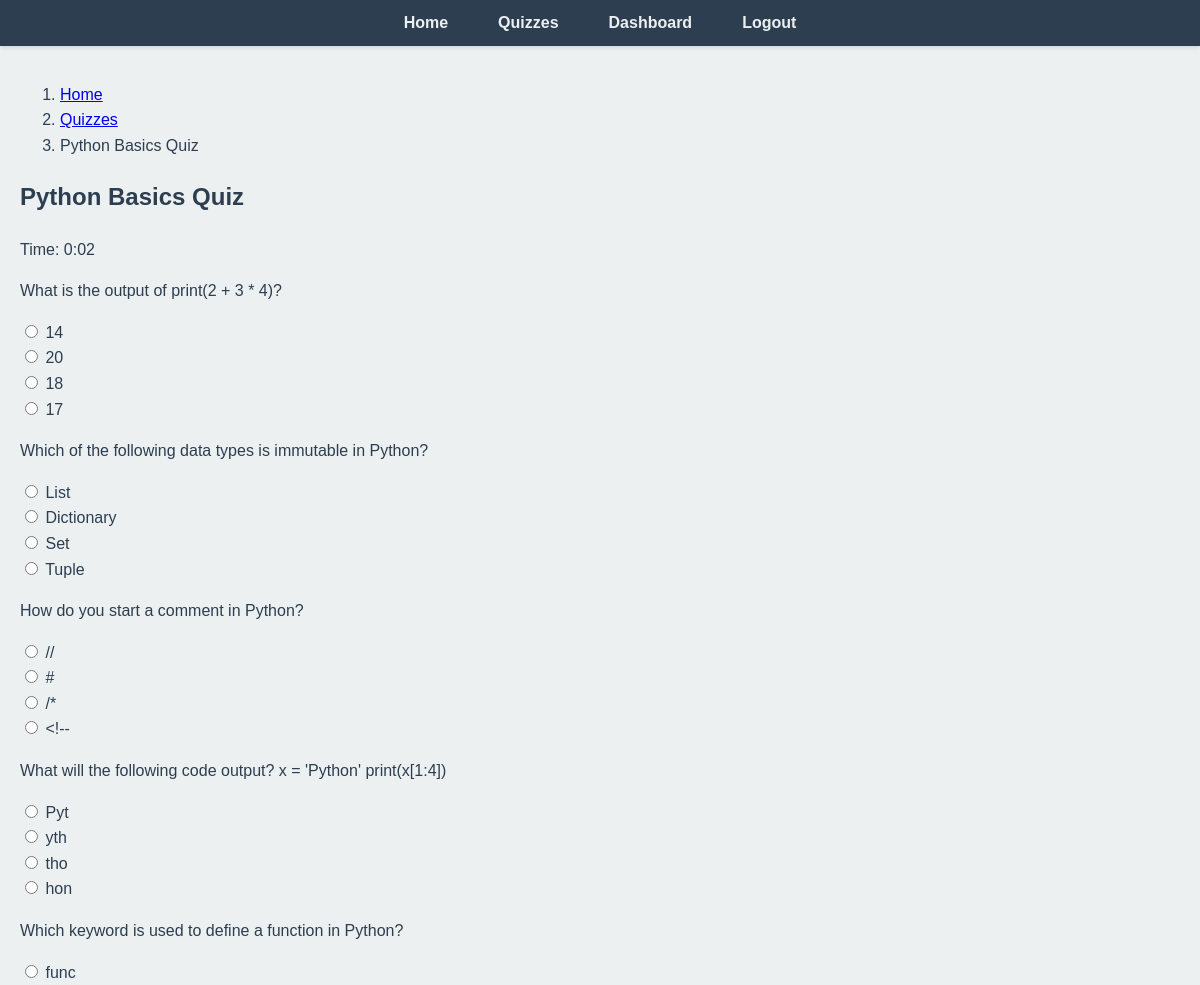
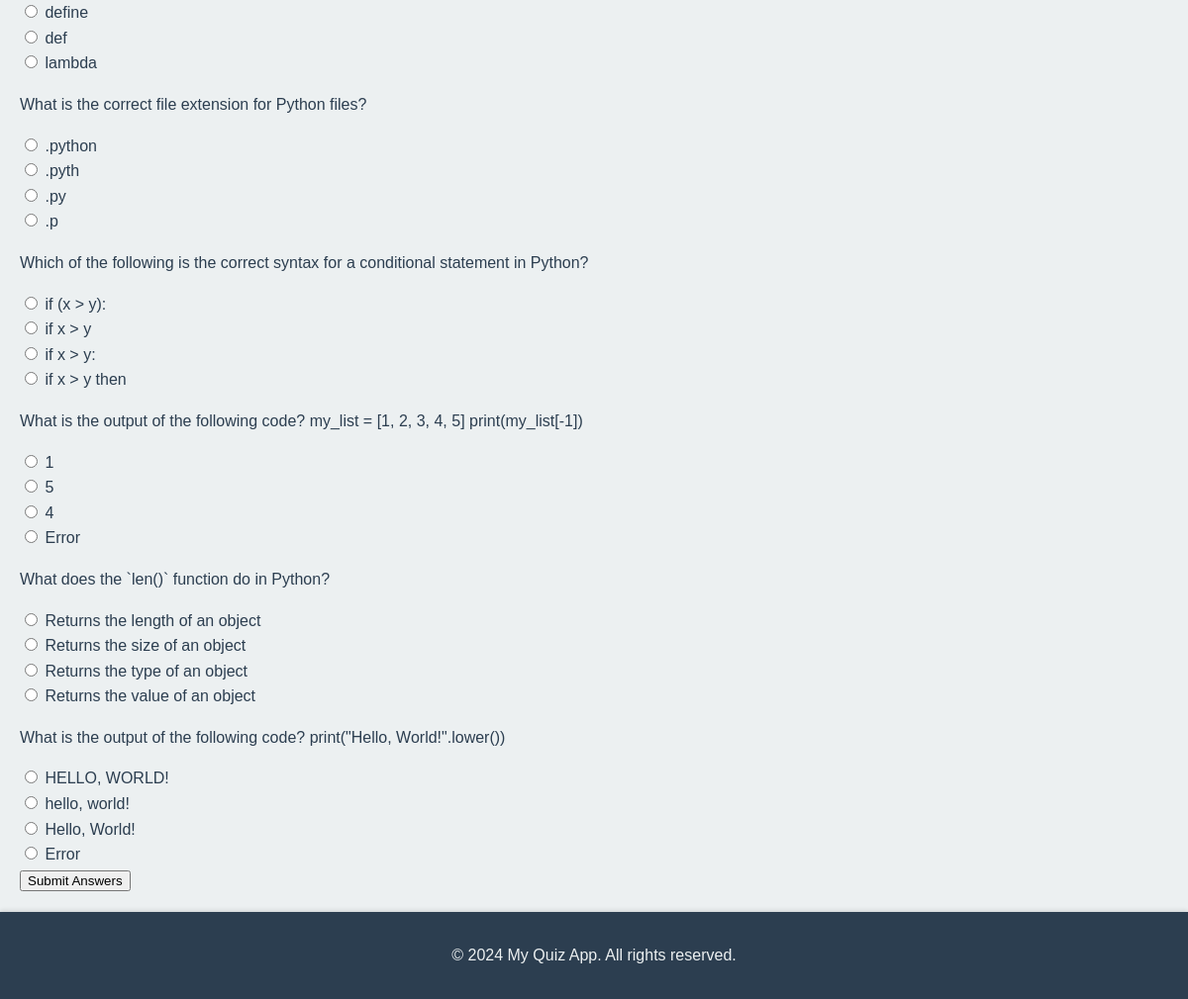
The app's page /quiz/1/ (signed in) with its own data (2 pictures, top to bottom).
### learning/models.py (models this page shows, shortened)
class Quiz(models.Model):
    title = models.CharField(max_length=200)
    description = models.TextField(blank=True, null=True)
    created_at = models.DateTimeField(auto_now_add=True)

class Question(models.Model):
    quiz = models.ForeignKey(Quiz, on_delete=models.CASCADE)
    question_text = models.CharField(max_length=500)
    correct_answer = models.CharField(max_length=200)
    answer_options = models.JSONField(default=list)
    explanation = models.TextField(null=True, blank=True)
    difficulty = models.IntegerField(default=1)
    created_at = models.DateTimeField(auto_now_add=True)

### learning/views.py (the view, shortened to what this page needs)
# urls.py: path('quiz/<int:quiz_id>/', views.quiz_detail, name='quiz_detail'),
@login_required
def quiz_detail(request, quiz_id):
    quiz = get_object_or_404(Quiz, id=quiz_id)
    questions = Question.objects.filter(quiz=quiz)
    try:
        student = request.user.student
    except Student.DoesNotExist:
        student = Student.objects.create(user=request.user, name=request.user.username, email=request.user.email)
    return render(request, 'quiz_detail.html', {'quiz': quiz, 'questions': questions})

### learning/templates/quiz_detail.html (shortened to what this page needs)
{% extends 'base.html' %}
{% block content %}
<nav aria-label="breadcrumb">
    <ol class="breadcrumb">
        <li class="breadcrumb-item"><a href="{% url 'home' %}">Home</a></li>
        <li class="breadcrumb-item"><a href="{% url 'quiz_list' %}">Quizzes</a></li>
        <li class="breadcrumb-item active" aria-current="page">{{ quiz.title }}</li>
    </ol>
</nav>
<h2>{{ quiz.title }}</h2>
<p>Time: <span id="timer">0:00</span></p>
<form method="post">
    {% for question in questions %}
        <div class="question">
            <p>{{ question.question_text }}</p>
            {% for option in question.answer_options %}
                <div class="form-check">
                    <input class="form-check-input" type="radio" name="{{ question.id }}" value="{{ option }}">
                    <label class="form-check-label">{{ option }}</label>
                </div>
            {% endfor %}
        </div>
    {% endfor %}
    <button type="submit" class="btn btn-primary mt-3">Submit Answers</button>
</form>
{% endblock %}

### static/css/style.css (style rules this page uses)
html, body { height: 100%; margin: 0; padding: 0; display: flex; flex-direction: column; }
body { font-family: 'Segoe UI', Tahoma, Geneva, Verdana, sans-serif; background-color: #f0f2f5; color: #333; line-height: 1.6; flex: 1; }

### learning/templates/base.html (style rules this page uses)
body { font-family: 'Arial', sans-serif; background-color: #ecf0f1; color: #2c3e50; margin: 0; padding: 0; display: flex; flex-direction: column; min-height: 100vh; }

### records on screen
Quiz: title "Python Basics Quiz"
Question: question_text "What is the output of print(2 + 3 * 4)?", answer_options "14" "20" "18" "17"
Question: question_text "Which of the following data types is immutable in Python?", answer_options "List" "Dictionary" "Set" "Tuple"
Question: question_text "How do you start a comment in Python?", answer_options "//" "#" "/*" "<!--"
Question: question_text "What will the following code output? x = 'Python' print(x[1:4])", answer_options "Pyt" "yth" "tho" "hon"
Question: question_text "Which keyword is used to define a function in Python?", answer_options "func" "define" "def" "lambda"
Question: question_text "What is the correct file extension for Python files?", answer_options ".python" ".pyth" ".py" ".p"
Question: question_text "Which of the following is the correct syntax for a conditional statement in Python?", answer_options "if (x > y):" "if x > y" "if x > y:" "if x > y then"
Question: question_text "What is the output of the following code? my_list = [1, 2, 3, 4, 5] print(my_list[-1])", answer_options "1" "5" "4" "Error"
Question: question_text "What does the `len()` function do in Python?", answer_options "Returns the length of an object" "Returns the size of an object" "Returns the type of an object" "Returns the value of an object"
Question: question_text "What is the output of the following code? print(\"Hello, World!\".lower())", answer_options "HELLO, WORLD!" "hello, world!" "Hello, World!" "Error"
